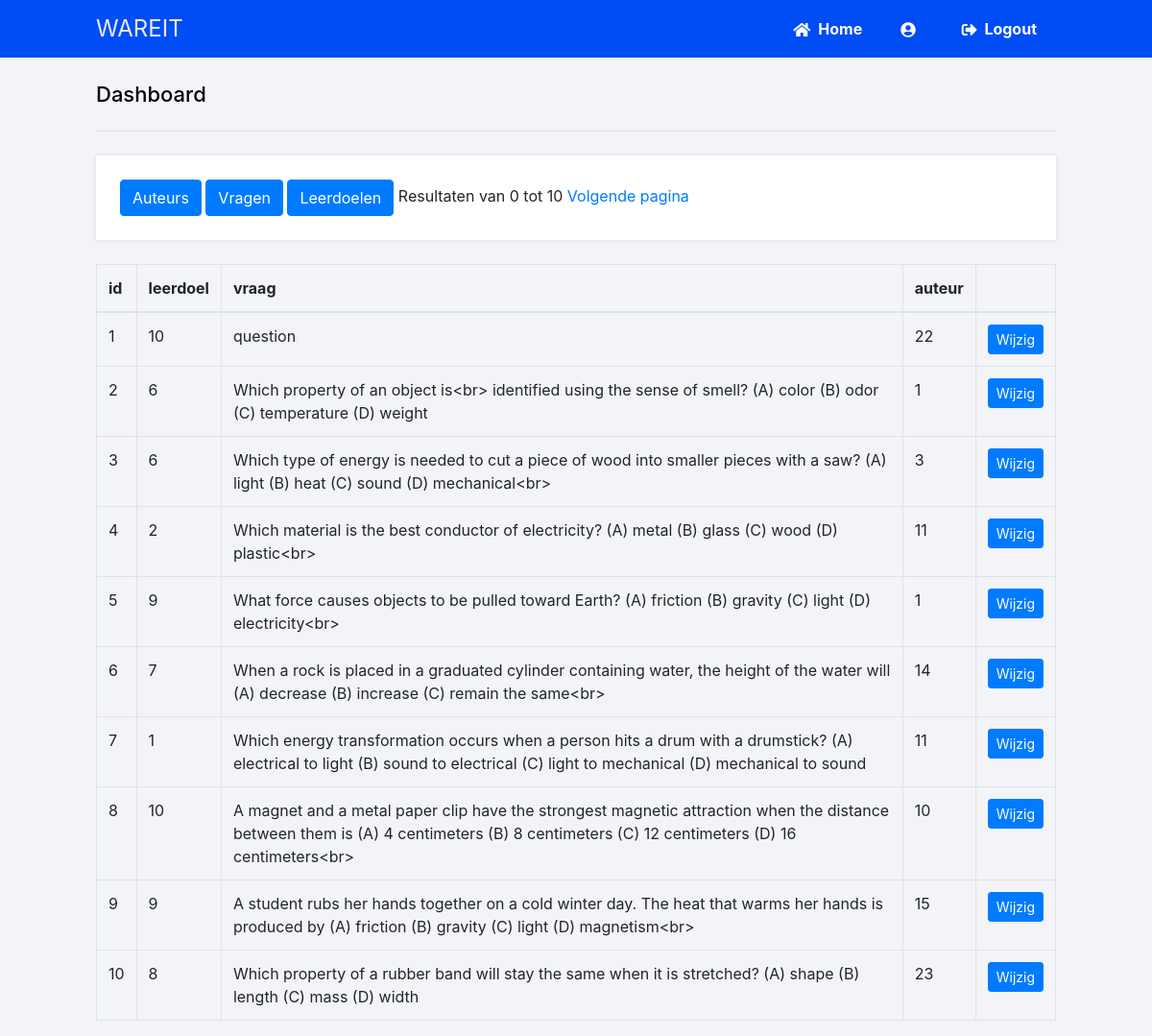
Before: /home/vragen with the older database file.
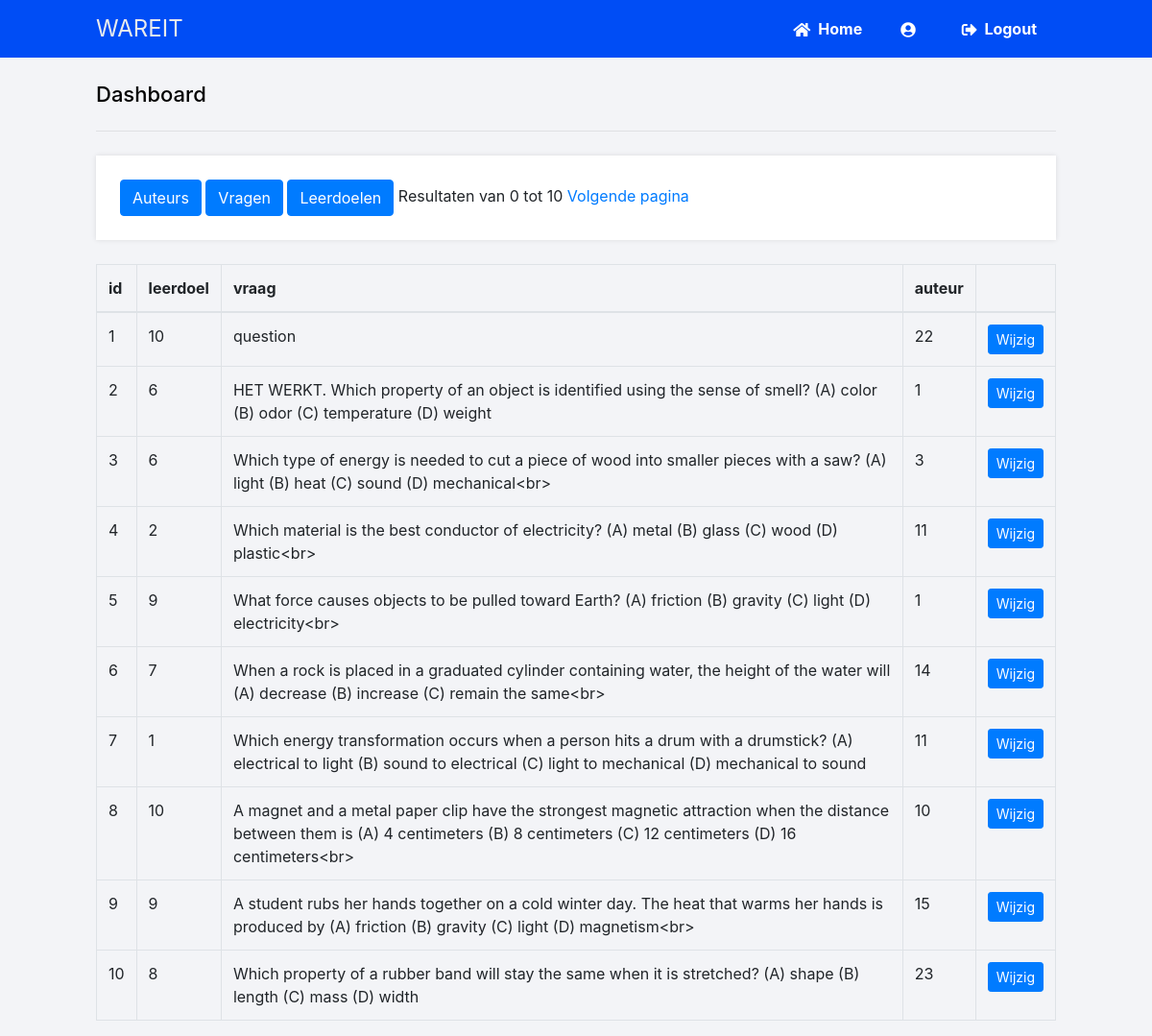
After: the same page with the newer database file.
### tables this page shows
CREATE TABLE `vragen` (
  `id` integer NOT NULL
,  `leerdoel` integer DEFAULT NULL
,  `vraag` text NOT NULL
,  `auteur` integer DEFAULT NULL
);

### main.py (the view)
@app.route('/home/vragen')
@app.route('/home/vragen/<int:start>/<int:eind>')
def vragen(start=0, eind=10):
    cursor = connection.cursor()
    cursor.execute(f"SELECT * FROM vragen")
    columns = [columns[0] for columns in cursor.description]
    rows = cursor.fetchall()
    rows = rows[start:eind]
    return render_template('home.html', rows=rows, columns=columns, pagestart=start, pageend=eind)

### templates/home.html (shortened to what this page needs)
{% extends 'layout.html' %}
{% block content %}
    <h2>Dashboard</h2>
<body>
<div>
        <a href='/home/auteurs' class='btn btn-primary'>Auteurs</a>
        <a href='/home/vragen' class='btn btn-primary'>Vragen</a>
        <a href='/home/leerdoelen' class='btn btn-primary'>Leerdoelen</a>
        {% set nextpage=pageend + 10 %}
        {% set previouspage=pagestart - 10 %}
        Resultaten van {{  pagestart }} tot {{ pageend }}
        <a href="/home/vragen/{{ pageend }}/{{ nextpage }}">Volgende pagina</a>
</div>
    <table class='table table-bordered'>
        <tr>
            {% for column in columns %}
                <th>{{ column }}</th>
            {% endfor %}
        </tr>
        <tbody>
        {% for row in rows %}
            <tr>
                {% for field in row %}
                    <td>{{ field }}</td>
                {% endfor %}
            <td>
            <button type="button" class="btn btn-primary btn-sm" data-toggle="modal" data-target="#editVraagModal{{ row[0] }}">Wijzig
            </button>
            </td>
            </tr>
        {% endfor %}
        </tbody>
    </table>
    </body>
    </html>
{% endblock %}

### templates/layout.html (shortened to what this page needs)
<!DOCTYPE html>
<html>
<head>
	<link rel="stylesheet" href="{{ url_for('static', filename='style.css') }}">
	<link rel="stylesheet" href="https://use.fontawesome.com/releases/v5.7.1/css/all.css">
	<link rel="stylesheet" href="https://maxcdn.bootstrapcdn.com/bootstrap/4.0.0/css/bootstrap.min.css"
>
</head>
<body class="loggedin">
	<nav class="navtop">
		<div>
			<h1>WAREIT</h1>
			<a href="{{ url_for('home') }}"><i class="fas fa-home"></i>Home</a>
			<a href="{{ url_for('profile') }}"><i class="fas fa-user-circle"></i>{{ session['username'] }}</a>
			<a href="{{ url_for('logout') }}"><i class="fas fa-sign-out-alt"></i>Logout</a>
		</div>
	</nav>
	<div class="content">
		{% block content %}{% endblock %}
</body>
</html>

### static/style.css (style rules this page uses)
* { -webkit-box-sizing: border-box; box-sizing: border-box; font-family: -apple-system, BlinkMacSystemFont, "segoe ui", roboto, oxygen, ubuntu, cantarell, "fira sans", "droid sans", "helvetica neue", Arial, sans-serif; font-size: 16px; -webkit-font-smoothing: antialiased; -moz-osx-font-smoothing: grayscale; }
body { background-color: #f0f2f5; margin: 0; }
.navtop { background-color: #004df5; height: 60px; width: 100%; border: 0; }
.navtop div { display: -webkit-box; display: -ms-flexbox; display: flex; margin: 0 auto; width: 1000px; height: 100%; }
.navtop div h1, .navtop div a { display: -webkit-inline-box; display: -ms-inline-flexbox; display: inline-flex; -webkit-box-align: center; -ms-flex-align: center; align-items: center; }
.navtop div h1 { -webkit-box-flex: 1; -ms-flex: 1; flex: 1; font-size: 24px; padding: 0; margin: 0; color: #eaebed; font-weight: normal; }
.navtop div a { padding: 0 20px; text-decoration: none; color: #fff; font-weight: bold; }
.navtop div a i { padding: 2px 8px 0 0; }
body.loggedin { background-color: #f3f4f7; }
.content { width: 1000px; margin: 0 auto; }
.content h2 { margin: 0; padding: 25px 0; font-size: 22px; border-bottom: 1px solid #e0e0e3; color: #000; }
.content > p, .content > div { -webkit-box-shadow: 0 0 5px 0 rgba(0, 0, 0, 0.1); box-shadow: 0 0 5px 0 rgba(0, 0, 0, 0.1); margin: 25px 0; padding: 25px; background-color: #fff; }

Changed rows visible on the page:
changed vragen: vraag "Which property of an object is<br> identified using the sense of smell? (A) color (B) odor (C) temperature (D) weight" → "HET WERKT. Which property of an object is identified using the sense of smell? (A) color (B) odor (C) temperature (D) weight"
